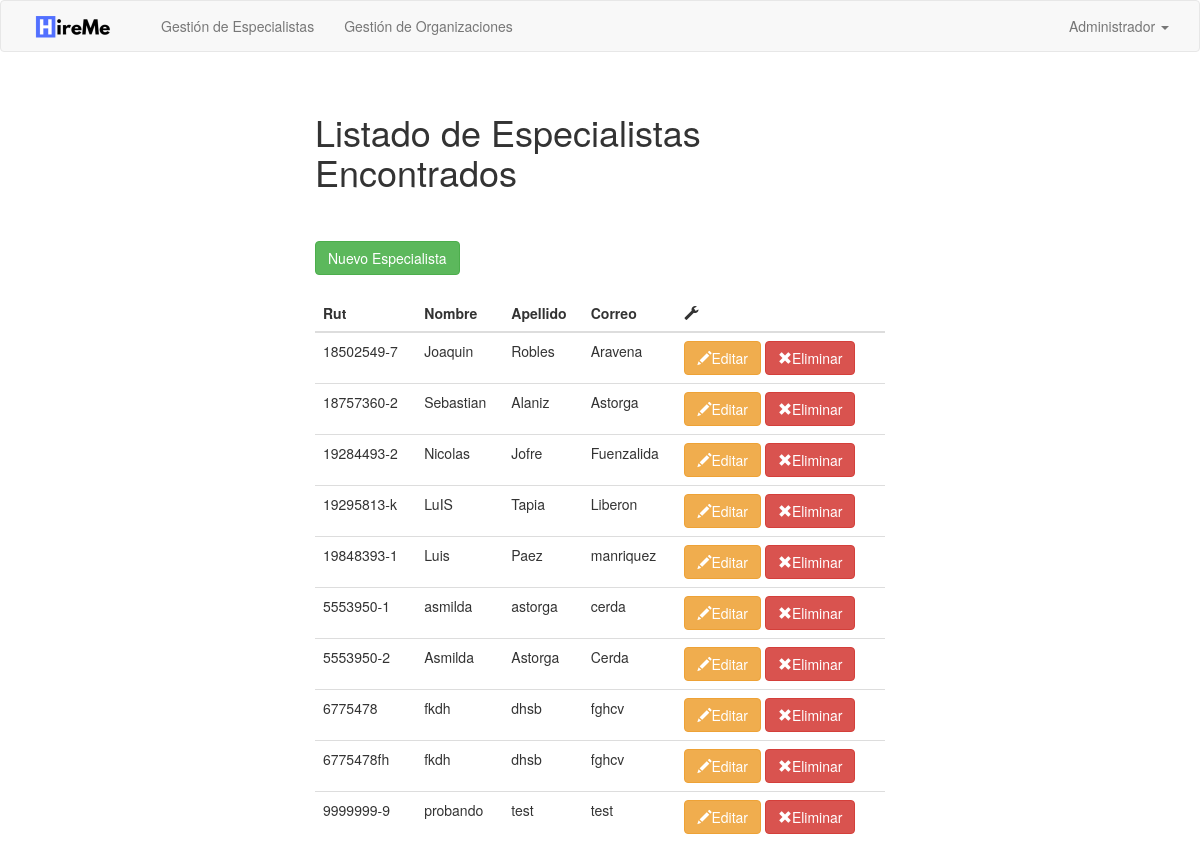
The app's page /eVerEspecialista.php (signed in) with its own data.
### tables this page shows
CREATE TABLE `personas` (
  `rutPersona` varchar(10) NOT NULL,
  `nombrePersona` varchar(30) NOT NULL,
  `ApellidoPatPersona` varchar(30) NOT NULL,
  `ApellidoMatPersona` varchar(30) NOT NULL,
  `CiudadPersona` varchar(25) NOT NULL,
  `Sexo` varchar(10) NOT NULL,
  `FechaRegistro` timestamp NOT NULL DEFAULT CURRENT_TIMESTAMP ON UPDATE CURRENT_TIMESTAMP,
  `CargoPersona` varchar(15) NOT NULL,
  `HabilidadPersona` varchar(50) NOT NULL,
  `CorreoPersona` varchar(30) NOT NULL,
  `TelefonoPersona` varchar(20) NOT NULL,
  `PasswordPersona` varchar(20) NOT NULL
);

### eVerEspecialista.php (the view, shortened to what this page needs)
<?php
	if(isset($_SESSION['nombre']))
	{
?>
<!DOCTYPE html>
<html lang="en">
<head>
	<link rel="stylesheet" href="css/bootstrap.min.css">
	<link rel="stylesheet" href="css/bootstrap.css">
	<link rel="stylesheet" href="css/estilos.css">
</head>
<body>
	<nav class="navbar navbar-default">
  <div class="container-fluid">
    <div class="navbar-header">
      <a class="navbar-brand" href="pAdministrador.php"><img alt="" src="imagenes/Imagen1.png"></a>
    </div>
    <div class="collapse navbar-collapse" id="bs-example-navbar-collapse-1">
      <ul class="nav navbar-nav">
        <li><a href="eVerEspecialista.php">Gestión de Especialistas</a></li>
        <li><a href="VerOrganizacion.php">Gestión de Organizaciones</a></li>
      </ul>
      <ul class="nav navbar-nav navbar-right">
        <li class="dropdown">
          <a href="#" class="dropdown-toggle" data-toggle="dropdown" role="button" aria-haspopup="true" aria-expanded="false">Administrador <span class="caret"></span></a>
        </li>
      </ul>
    </div>
  </div>
</nav>
	<div>
	<div class="col-sm-6 col-sm-offset-3 myform-cont">
	<br>
		<h1>Listado de Especialistas Encontrados</h1>
		<div >
		<div >
		<br ><br >
			<a class="btn btn-success" data-toggle="modal" data-target="#nuevoUsu">Nuevo Especialista</a><br><br>
			<table class='table'>
      <thead>
				<tr>
					<th>Rut</th><th>Nombre</th><th>Apellido</th><th>Correo</th><th><span class="glyphicon glyphicon-wrench"></span></th>
				</tr>
        <thead>
<?php
			$mysqli = new mysqli("localhost", "root", "administrador","basedatoshireme");
			$consulta= "SELECT * FROM personas";
			if ($resultado = $mysqli->query($consulta))
			{
				while ($fila = $resultado->fetch_row())
				{
					echo "<tr>";
					echo "<td>$fila[0]</td><td>$fila[1]</td><td>$fila[2]</td><td>$fila[3]</td>";
					echo"<td>";
				    echo "<a data-toggle='modal' data-target='#editUsu' data-rut='" .$fila[0] ."' data-nombre='" .$fila[1] ."' data-apellidop='" .$fila[2] ."' data-apellidom='" .$fila[3] ."' data-ciudad='" .$fila[4] ."' data-sexo='" .$fila[5] ."' data-cargo='" .$fila[7] ."' data-habilidad='" .$fila[8] ."' data-correo='" .$fila[9] ."' data-telefono='" .$fila[10] ."' data-password='" .$fila[11] ."' class='btn btn-warning'><span class='glyphicon glyphicon-pencil'></span>Editar</a> ";
					echo "<a class='btn btn-danger' href='EliminaEspecialista.php?id=" .$fila[0] ."'><span class='glyphicon glyphicon-remove'></span>Eliminar</a>";
					echo "</td>";
					echo "</tr>";
				}
			}
?>
	        </table>
		</div>
	</div>
</body>
</html>
<?php
	}
	else
	{
		?>
		 <META HTTP-EQUIV="Refresh" CONTENT="0; URL=index.php">
		 <?php
	}
?>

### records on screen
personas: rutPersona "18502549-7", nombrePersona "Joaquin", ApellidoPatPersona "Robles", ApellidoMatPersona "Aravena"
personas: rutPersona "18757360-2", nombrePersona "Sebastian", ApellidoPatPersona "Alaniz", ApellidoMatPersona "Astorga"
personas: rutPersona "19284493-2", nombrePersona "Nicolas", ApellidoPatPersona "Jofre", ApellidoMatPersona "Fuenzalida"
personas: rutPersona "19295813-k", nombrePersona "LuIS", ApellidoPatPersona "Tapia", ApellidoMatPersona "Liberon"
personas: rutPersona "19848393-1", nombrePersona "Luis", ApellidoPatPersona "Paez", ApellidoMatPersona "manriquez"
personas: rutPersona "5553950-1", nombrePersona "asmilda", ApellidoPatPersona "astorga", ApellidoMatPersona "cerda"
personas: rutPersona "5553950-2", nombrePersona "Asmilda", ApellidoPatPersona "Astorga", ApellidoMatPersona "Cerda"
personas: rutPersona "6775478", nombrePersona "fkdh", ApellidoPatPersona "dhsb", ApellidoMatPersona "fghcv"
personas: rutPersona "6775478fh", nombrePersona "fkdh", ApellidoPatPersona "dhsb", ApellidoMatPersona "fghcv"
personas: rutPersona "9999999-9", nombrePersona "probando", ApellidoPatPersona "test", ApellidoMatPersona "test"
